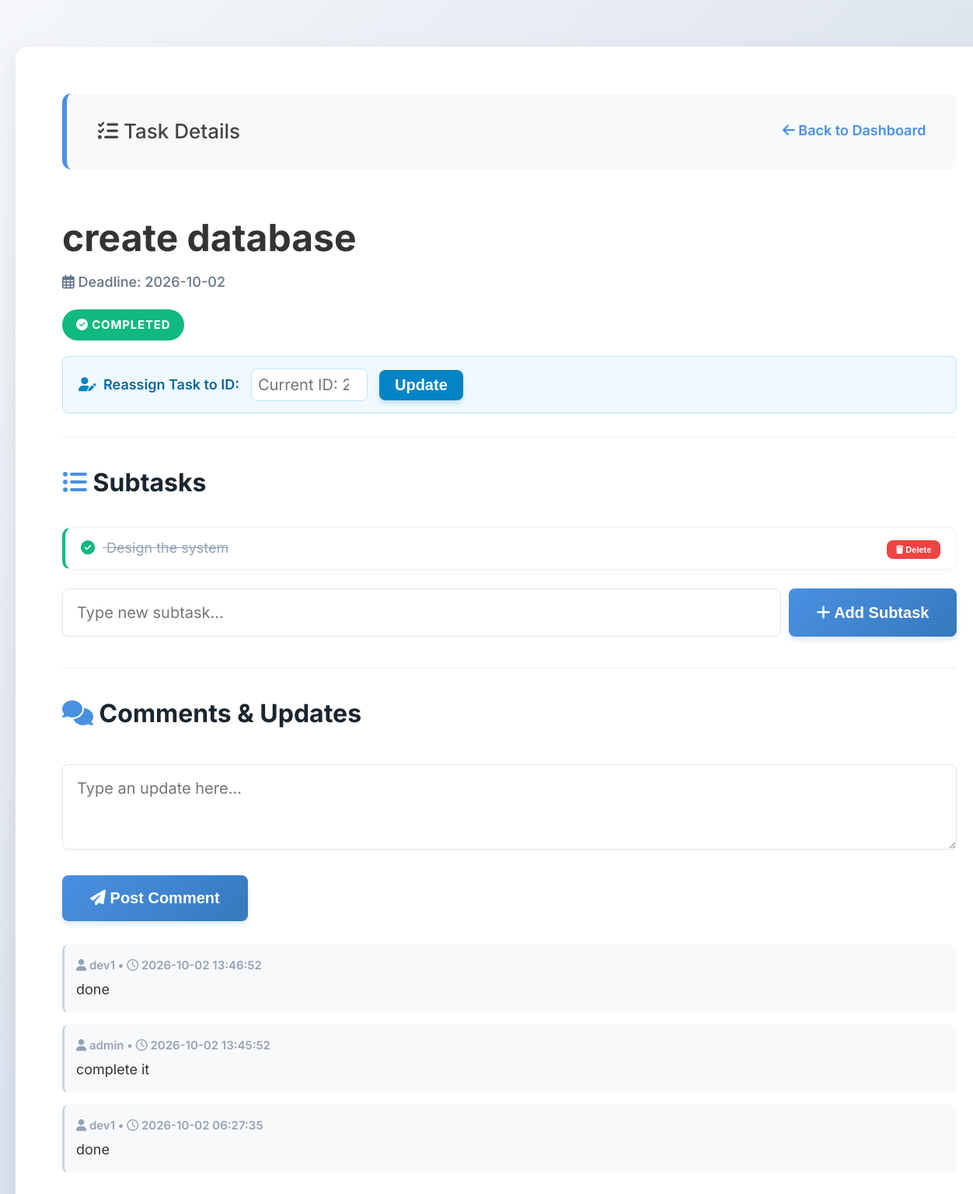
Screenshot of /task/5 (signed in) with the database file from the repository.
### tables this page shows
CREATE TABLE tasks (
            id INTEGER PRIMARY KEY AUTOINCREMENT,
            project_id INTEGER,
            developer_id INTEGER,
            title TEXT NOT NULL,
            deadline DATE,
            is_completed BOOLEAN DEFAULT 0,
            FOREIGN KEY (project_id) REFERENCES projects (id)
        );

CREATE TABLE subtasks (
            id INTEGER PRIMARY KEY AUTOINCREMENT,
            task_id INTEGER,
            title TEXT NOT NULL,
            is_completed BOOLEAN DEFAULT 0,
            FOREIGN KEY (task_id) REFERENCES tasks (id)
        );

CREATE TABLE comments (
            id INTEGER PRIMARY KEY AUTOINCREMENT,
            task_id INTEGER,
            content TEXT NOT NULL,
            timestamp DATETIME DEFAULT CURRENT_TIMESTAMP, author TEXT DEFAULT 'Unknown',
            FOREIGN KEY (task_id) REFERENCES tasks (id)
        );

### app.py (the view, shortened to what this page needs)
@app.route('/task/<int:task_id>', methods=('GET', 'POST'))
def task_detail(task_id):
    conn = get_db_connection()
    task = conn.execute('SELECT * FROM tasks WHERE id = ?', (task_id,)).fetchone()
    subtasks = conn.execute('SELECT * FROM subtasks WHERE task_id = ?', (task_id,)).fetchall()
    comments = conn.execute('SELECT * FROM comments WHERE task_id = ? ORDER BY timestamp DESC', (task_id,)).fetchall()
    conn.close()
    return render_template('task_detail.html', task=task, subtasks=subtasks, comments=comments, role=session.get('role'), username=session.get('username'))

### app.py (called while the page is built)
def get_db_connection():
    conn = sqlite3.connect('project_manager.db', timeout=10.0)
    conn.row_factory = sqlite3.Row
    return conn

### templates/task_detail.html (shortened to what this page needs)
<!DOCTYPE html>
<html>
<head>
    <link rel="stylesheet" href="https://cdnjs.cloudflare.com/ajax/libs/font-awesome/6.4.0/css/all.min.css">
    <link rel="stylesheet" href="{{ url_for('static', filename='style.css') }}">
</head>
<body>
    <div class="container">
        <div class="nav-bar">
            <span><i class="fas fa-tasks"></i> Task Details</span>
            <a href="/" style="color: #4a90e2; font-weight: 600; text-decoration: none;">
                <i class="fas fa-arrow-left"></i> Back to Dashboard
            </a>
        </div>
        <h1 style="margin-bottom: 5px;">{{ task['title'] }}</h1>
        <p style="color: #64748b; font-weight: 500; margin-top: 0;">
            <i class="far fa-calendar-alt"></i> Deadline: {{ task['deadline'] }}
        </p>
        <div style="margin: 20px 0;">
            {% if task['is_completed'] %}
                <span class="badge badge-green" style="margin-left: 0;"><i class="fas fa-check-circle"></i> Completed</span>
            {% else %}
                <span class="badge badge-blue" style="margin-left: 0;"><i class="fas fa-spinner fa-spin"></i> In Progress</span>
            {% endif %}
        </div>
        {% if role == 'admin' or role == 'manager' %}
        <form method="POST" style="margin-bottom: 30px; display: flex; gap: 15px; align-items: center; background: #f0f9ff; padding: 15px 20px; border-radius: 8px; border: 1px solid #bae6fd; box-shadow: 0 2px 4px rgba(0,0,0,0.02);">
            <label style="font-weight: 600; color: #0369a1; margin: 0;"><i class="fas fa-user-edit" style="color: #0284c7; margin-right: 5px;"></i> Reassign Task to ID:</label>
            <input type="number" name="reassign_developer_id" required placeholder="Current ID: {{ task['developer_id'] }}" style="width: 150px; margin: 0; padding: 8px; border: 1px solid #bae6fd;">
            <button type="submit" style="margin: 0; padding: 8px 20px; background: #0284c7; box-shadow: 0 4px 6px rgba(2, 132, 199, 0.2);">Update</button>
        </form>
        {% endif %}
        <hr style="border: 0; height: 1px; background: #eee; margin: 30px 0;">
        <h3><i class="fas fa-list-ul" style="color: #4a90e2;"></i> Subtasks</h3>
        <ul>
            {% for sub in subtasks %}
                <li class="task-card" style="padding: 12px 20px; border-left: 4px solid {% if sub['is_completed'] %}#10b981{% else %}#4a90e2{% endif %}; display: flex; justify-content: space-between; align-items: center;">
                    <div style="{% if sub['is_completed'] %}text-decoration: line-through; color: #94a3b8;{% endif %}">
                        {% if sub['is_completed'] %}
                            <i class="fas fa-check-circle" style="color: #10b981; margin-right: 10px;"></i>
                        {% else %}
                            <i class="fas fa-caret-right" style="color: #ccc; margin-right: 10px;"></i>
                        {% endif %}
                        {{ sub['title'] }}
                    </div>
                    <div style="display: flex; gap: 10px;">
                        {% if role == 'admin' or role == 'manager' %}
                        <form method="POST" style="margin: 0;">
                            <button type="submit" style="background: #ef4444; padding: 6px 12px; font-size: 11px; box-shadow: none;">
                                <i class="fas fa-trash"></i> Delete
                            </button>
                        </form>
                        {% endif %}
                    </div>
                </li>
            {% else %}
                <p style="color: #94a3b8; font-style: italic;">No subtasks yet.</p>
            {% endfor %}
        </ul>
        <form method="POST" style="margin-top: 15px; display: flex; gap: 10px;">
            <input type="text" name="subtask_title" required placeholder="Type new subtask..." style="margin: 0; flex-grow: 1;">
            <button type="submit" style="white-space: nowrap;"><i class="fas fa-plus"></i> Add Subtask</button>
        </form>
        <hr style="border: 0; height: 1px; background: #eee; margin: 40px 0 30px 0;">
        <h3><i class="fas fa-comments" style="color: #4a90e2;"></i> Comments & Updates</h3>
        <form method="POST">
            <textarea name="comment_content" rows="3" required placeholder="Type an update here..."></textarea>
            <button type="submit"><i class="fas fa-paper-plane"></i> Post Comment</button>
        </form>
        <ul style="margin-top: 30px;">
            {% for comment in comments %}
                <li style="background: #f8f9fa; padding: 15px; border-radius: 8px; margin-bottom: 15px; border-left: 3px solid #cbd5e1;">
                    <small style="color: #94a3b8; font-weight: 600; display: block; margin-bottom: 5px;">
                        <i class="fas fa-user"></i> {{ comment['author'] }} &bull; <i class="far fa-clock"></i> {{ comment['timestamp'] }}
                    </small>
                    {{ comment['content'] }}
                </li>
            {% else %}
                <p style="color: #94a3b8; font-style: italic;">No comments yet. Be the first to provide an update!</p>
            {% endfor %}
        </ul>
    </div>
</body>
</html>

### static/style.css (style rules this page uses)
body { font-family: 'Inter', sans-serif; background: linear-gradient(135deg, #f5f7fa 0%, #c3cfe2 100%); background-attachment: fixed; color: #333; line-height: 1.6; margin: 0; padding: 40px 20px; font-size: 18px; }
h1 { font-size: 48px; }
h3 { font-size: 32px; color: #1a252f; font-weight: 700; }
.container { width: 95%; max-width: 1400px; margin: 20px auto; background: #ffffff; padding: 60px; border-radius: 16px; box-shadow: 0 10px 30px rgba(0,0,0,0.08); }
.nav-bar { display: flex; justify-content: space-between; align-items: center; background-color: #f8f9fa; padding: 28px 40px; border-radius: 12px; margin-bottom: 50px; border-left: 6px solid #4a90e2; }
.nav-bar span { font-size: 26px; font-weight: 500; color: #444; }
input[type="text"], input[type="password"], input[type="date"], input[type="number"], input[type="file"], textarea { width: 100%; padding: 18px; margin: 8px 0 24px 0; border: 1px solid #e1e5eb; border-radius: 8px; box-sizing: border-box; font-family: inherit; font-size: 20px; transition: border-color 0.3s, box-shadow 0.3s; }
button, .btn { background: linear-gradient(135deg, #4a90e2 0%, #357abd 100%); color: white; border: none; padding: 18px 36px; border-radius: 8px; cursor: pointer; font-size: 20px; font-weight: 600; box-shadow: 0 4px 6px rgba(74, 144, 226, 0.2); transition: transform 0.2s, box-shadow 0.2s; }
ul { list-style-type: none; padding: 0; }
li.task-card { background: #ffffff; margin: 24px 0; padding: 35px 40px; border-radius: 12px; border: 1px solid #edf2f7; box-shadow: 0 2px 6px rgba(0,0,0,0.03); transition: transform 0.2s, box-shadow 0.2s; display: flex; justify-content: space-between; align-items: center; }
.badge { padding: 8px 18px; border-radius: 20px; font-size: 15px; font-weight: 700; color: white; display: inline-block; margin-left: 12px; text-transform: uppercase; letter-spacing: 0.8px; }
.badge-green { background-color: #10b981; }

### rows the page displays
tasks: title "create database", deadline "2026-10-02", reassign_developer_id "Current ID: 2"
subtasks: is_completed True (drawn), title "Design the system"
comments: author "dev1", timestamp "2026-10-02 13:46:52", content "done"
comments: author "admin", timestamp "2026-10-02 13:45:52", content "complete it"
comments: author "dev1", timestamp "2026-10-02 06:27:35", content "done"
